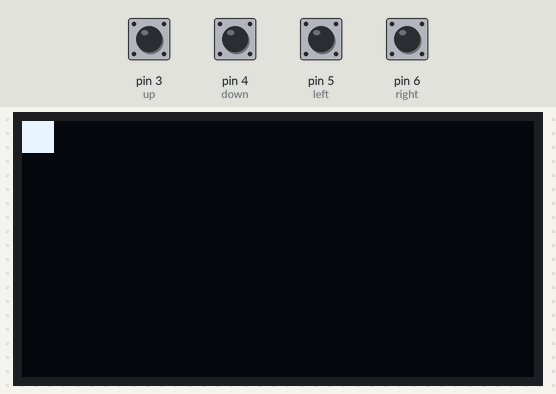
Recording of a sketch running on a simulated Arduino Uno, built with avr-gcc and run on an emulated ATmega328P. Parts: 128×64 one-colour display. The inputs (shaded band) are chosen by the test bench; at power-on: pin 3 (up), pin 4 (down), pin 5 (left), pin 6 (right) HIGH.

Above: at 1.2 s.
1.3 s: pin 3 (up) pulled LOW for 1 s
At 2.5 s:
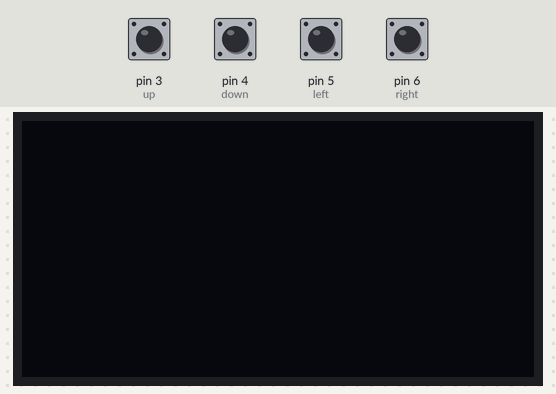
3.8 s: pin 4 (down) pulled LOW for 1 s
At 4.52 s:
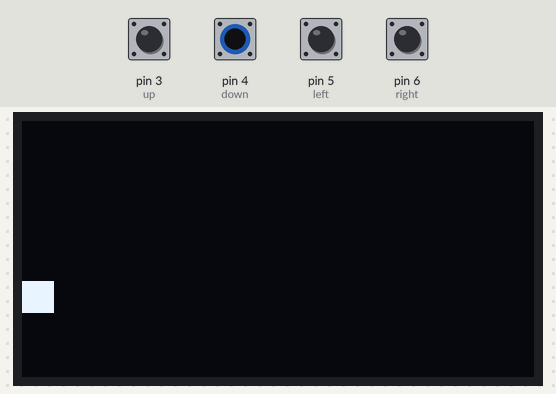
6.3 s: pin 5 (left) pulled LOW for 1 s
At 6.7 s:
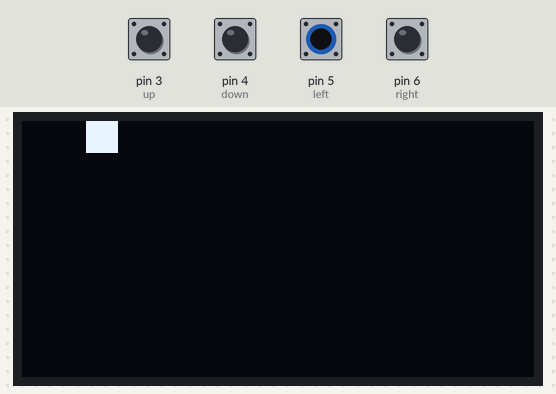
8.8 s: pin 3 (up) pulled LOW for 0.15 s
At 9.6 s:
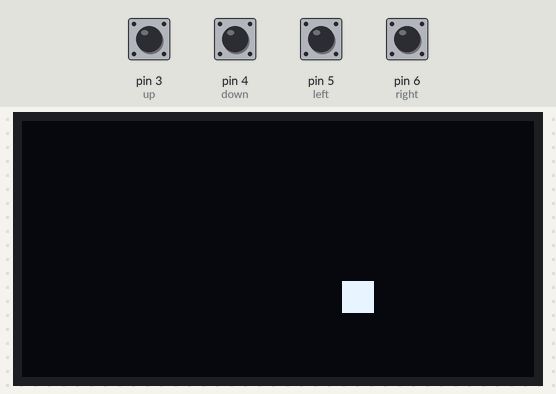
10.4 s: pin 6 (right) pulled LOW for 0.15 s
At 10.5 s:
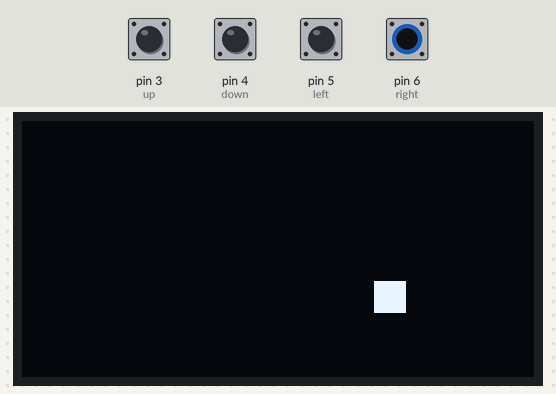
12.0 s: pin 5 (left) pulled LOW for 0.15 s
At 12.1 s:
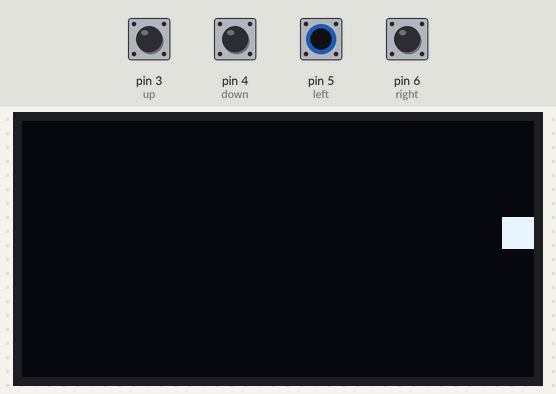
Timing chart, 0 to 14.6 s (numbered marks = the images above; inputs shaded):
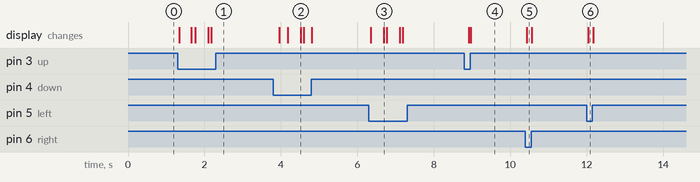

Measured:
- after the input at 1.3 s, the display: changes at once (image 1)
- after the input at 3.8 s, the display: first changes after 0.16 s (image 2 shows a later state)
- after the input at 6.3 s, the display: first changes after 0.05 s (image 3 shows a later state)
- after the input at 8.8 s, the display: first changes after 0.12 s (image 4 shows a later state)
- after the input at 10.4 s, the display: changes at once (image 5)
- after the input at 12.0 s, the display: changes at once (image 6)

The sketch:

task1_3_2.ino
```cpp
//EE25B089 M Nharen

#include <Wire.h>
#include <Adafruit_GFX.h>
#include <Adafruit_SSD1306.h>

const int Width = 128;
const int Height = 64;
const int Reset_Pin = -1;

int up = 3;
int down = 4;
int left = 5;
int right = 6;
int location = 0;
int future_location = 0;

Adafruit_SSD1306 Display(Width, Height, &Wire, Reset_Pin);

void setup()
{
  if(!Display.begin(SSD1306_SWITCHCAPVCC, 0x3C))
  {
    Serial.println("SSD1306 Allocation Failed");
  }

  Display.clearDisplay();

  pinMode(up, INPUT_PULLUP);
  pinMode(down, INPUT_PULLUP);
  pinMode(left, INPUT_PULLUP);
  pinMode(right, INPUT_PULLUP);

  Display.setTextSize(1);
  Display.setTextColor(WHITE);
}

void loop()
{
    int upvalue = digitalRead(up);
    int downvalue = digitalRead(down);
    int leftvalue = digitalRead(left);
    int rightvalue = digitalRead(right);

    if (upvalue==LOW)
    {
        future_location = cell(1,location);
    }
    else if (downvalue==LOW)
    {
        future_location = cell(3,location);
    }
    else if (leftvalue==LOW)
    {
        future_location = cell(2,location);
    }
    else if (rightvalue==LOW)
    {
        future_location = cell(0,location);
    }

    show(future_location);
    location = future_location;
}

int cell(int action, int current_location)
{
  int locationj = current_location%16;
  int locationi = (int) (current_location - locationj)/16;

  int mapi[] = {0,-1,0,1};
  int mapj[] = {1,0,-1,0};

  int i = (((locationi + mapi[action]) % 16) + 16) % 16;
  int j = (((locationj + mapj[action]) % 16) + 16) % 16;

  return 16*i+j;
}

void show(int location)
{
  Display.clearDisplay();
  int locationj = (location%16)*8;
  int locationi = (int) ((location - locationj)/16)*8;

  Display.fillRect(locationj,locationi,8,8,WHITE);

  Display.display();
}
```
